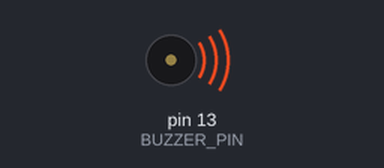
The sketch below on a simulated Arduino Uno, built with avr-gcc and run on an emulated ATmega328P. Shown: buzzer (waves = sounding).

Above: at 0.1 s.
Timing chart, 0 to 40.0 s (numbered marks = the images above):
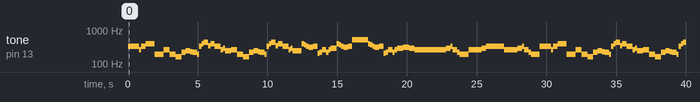

Measured:
- by itself, tone on pin 13 (BUZZER_PIN): plays 330 Hz for 0.80 s, 262 Hz for 0.16 s, 330 Hz for 0.32 s, 392 Hz for 0.64 s, 196 Hz for 0.64 s, 262 Hz for 0.43 s … (117 notes in this stretch)

The sketch:

passive_buzzer_melody.ino
```cpp
const uint8_t BUZZER_PIN = 13;

int melody[] = {330,330,330,262,330,392,196,262,196,165,220,247,233,220,196,330,392,440,349,392,330,262,294,247,262,196,165,220,247,233,220,196,330,392,440,349,392,330,262,294,247,392,370,330,311,330,208,220,262,220,262,294,392,370,330,311,330,523,523,523,392,370,330,311,330,208,220,262,220,262,294,311,294,262,262,262,262,262,294,330,262,220,196,262,262,262,262,294,330,262,262,262,262,294,330,262,220,196};

int noteDurations[] = {8,4,4,8,4,2,2,3,3,3,4,4,8,4,8,8,8,4,8,4,3,8,8,3,3,3,3,4,4,8,4,8,8,8,4,8,4,3,8,8,2,8,8,8,4,4,8,8,4,8,8,3,8,8,8,4,4,4,8,2,8,8,8,4,4,8,8,4,8,8,3,3,3,1,8,4,4,8,4,8,4,8,2,8,4,4,8,4,1,8,4,4,8,4,8,4,8,2};

void setup() {
  pinMode(BUZZER_PIN, OUTPUT);
}

void loop() {
  int noteDuration;
  for (int i = 0; i < sizeof(noteDurations) / sizeof(noteDurations[0]); i++) {
    noteDuration = 800 / noteDurations[i];
    tone(BUZZER_PIN, melody[i]);
    delay(noteDuration * 1.6);
  }
}
```
